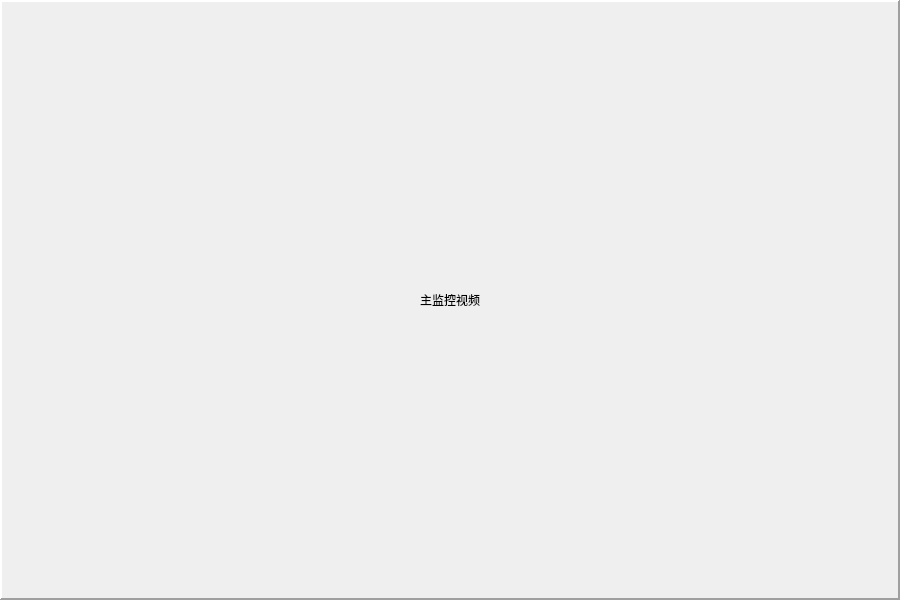
<?xml version="1.0" encoding="UTF-8"?>
<ui version="4.0">
 <class>Video</class>
 <widget class="QDialog" name="Video">
  <property name="geometry">
   <rect>
    <x>0</x>
    <y>0</y>
    <width>900</width>
    <height>600</height>
   </rect>
  </property>
  <property name="windowTitle">
   <string>主视频界面</string>
  </property>
  <widget class="QLabel" name="lbl_video">
   <property name="geometry">
    <rect>
     <x>0</x>
     <y>0</y>
     <width>900</width>
     <height>600</height>
    </rect>
   </property>
   <property name="frameShape">
    <enum>QFrame::Panel</enum>
   </property>
   <property name="frameShadow">
    <enum>QFrame::Raised</enum>
   </property>
   <property name="lineWidth">
    <number>2</number>
   </property>
   <property name="text">
    <string>主监控视频</string>
   </property>
   <property name="alignment">
    <set>Qt::AlignCenter</set>
   </property>
  </widget>
 </widget>
 <resources/>
 <connections/>
</ui>
